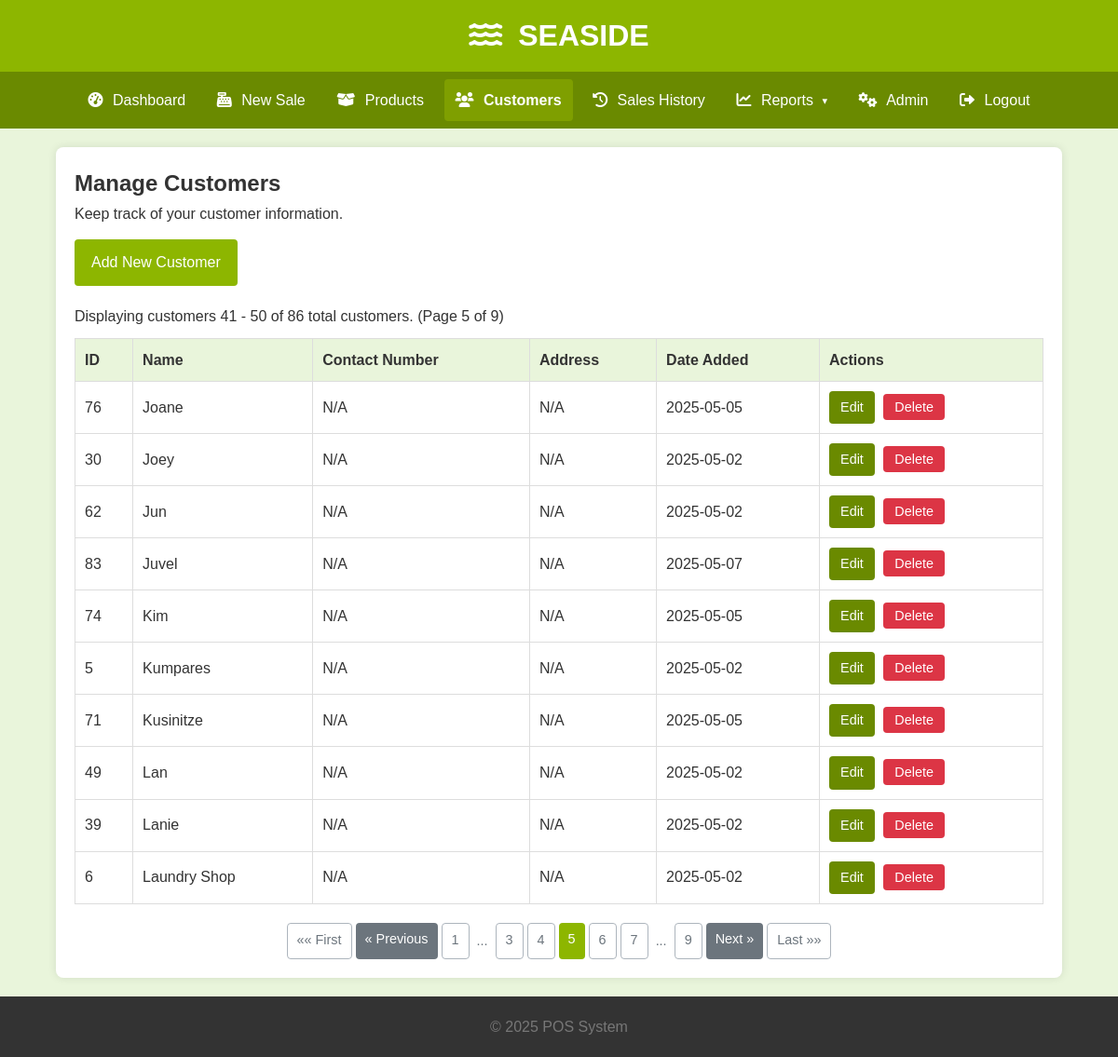
The app's page /customers/page/5 (signed in), older data.
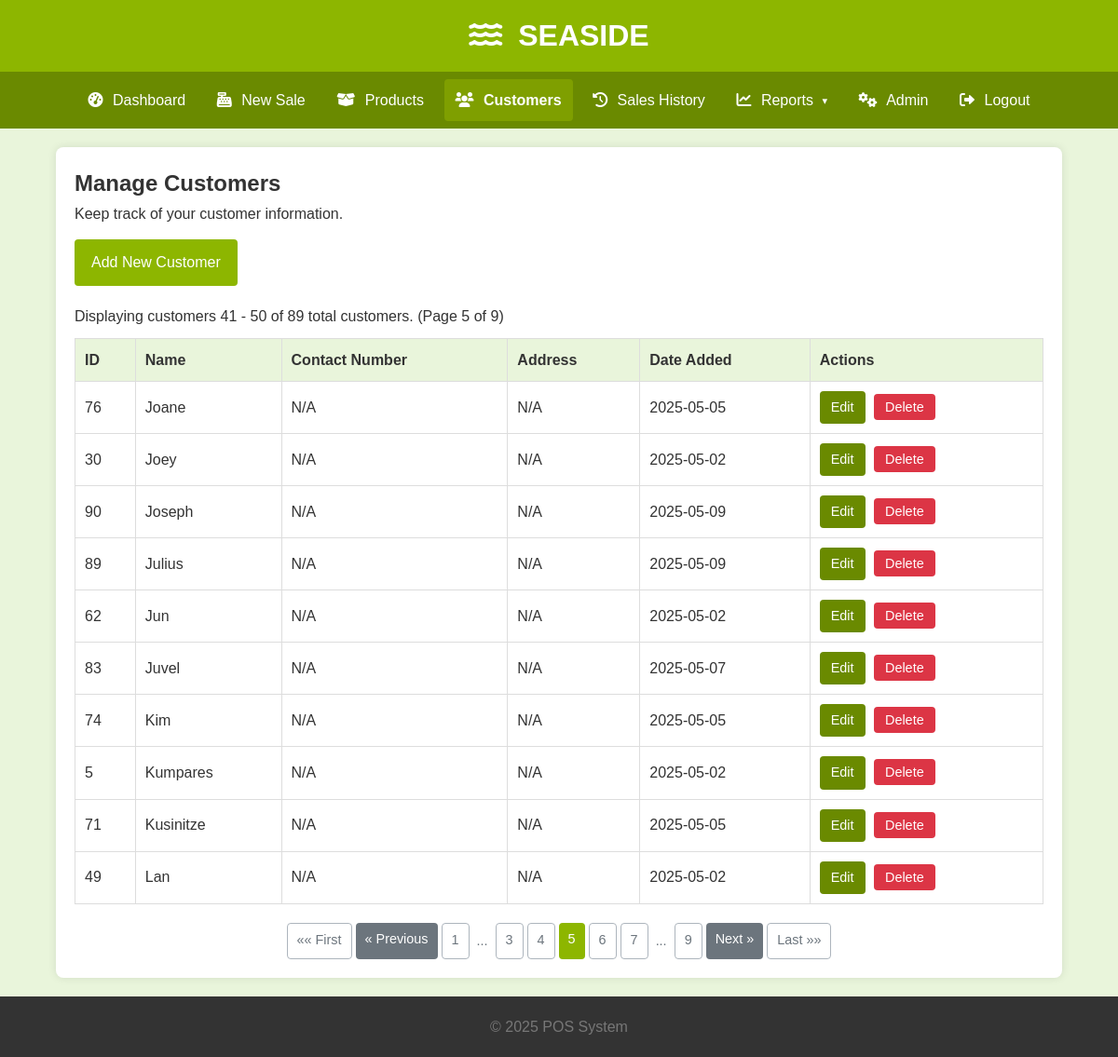
The same page, newer data.
### tables this page shows
CREATE TABLE Customers (
                CustomerID INTEGER PRIMARY KEY AUTOINCREMENT,
                CustomerName TEXT NOT NULL UNIQUE COLLATE NOCASE,
                ContactNumber TEXT,
                Address TEXT,
                DateAdded TEXT DEFAULT CURRENT_TIMESTAMP -- Added DateAdded column
            );

### app.py (the view)
@app.route('/customers')
@app.route('/customers/page/<int:page_num>')
@login_required
def list_customers(page_num=1):
    total_customers = db.count_total_customers_db()
    customers_on_page = db.get_customers_paginated_db(page=page_num, per_page=ITEMS_PER_PAGE)
    if not customers_on_page and page_num > 1 and total_customers > 0:
        flash(f"No customers found on page {page_num}. Showing last available page.", "info")
        last_page = math.ceil(total_customers / ITEMS_PER_PAGE)
        return redirect(url_for('list_customers', page_num=last_page if last_page > 0 else 1))
    total_pages = math.ceil(total_customers / ITEMS_PER_PAGE) if total_customers > 0 else 0
    return render_template('customers/list.html',
                           customers=customers_on_page, title="Manage Customers",
                           current_page=page_num, total_pages=total_pages,
                           total_items=total_customers, per_page=ITEMS_PER_PAGE)

### app.py (called while the page is built)
@app.context_processor
def utility_processor():
    return {'now': datetime.datetime.now,
            'min': min,
            'max': max,
            'logged_in': session.get('logged_in', False),
            'calendar': calendar
            }

def login_required(f):
    @wraps(f)
    def decorated_function(*args, **kwargs):
        if not session.get('logged_in'):
            flash("Please log in to access this page.", "warning")
            return redirect(url_for('login', next=request.url))
        return f(*args, **kwargs)
    return decorated_function

### db_operations.py (called while the page is built)
def get_db_connection():
    conn = None
    try:
        conn = sqlite3.connect(DATABASE_URL)
        conn.row_factory = sqlite3.Row  # Access columns by name
        conn.execute("PRAGMA foreign_keys = ON;")  # Ensure foreign key constraints are enforced
        logging.debug("Database connection established.")
    except sqlite3.Error as e:
        logging.error(f"Database connection error: {e}", exc_info=True)
        raise  # Re-raise the exception if connection fails
    return conn

def get_customers_paginated_db(page=1, per_page=10):
    sql = """
          SELECT CustomerID, CustomerName, ContactNumber, Address, DateAdded
          FROM Customers
          ORDER BY CustomerName COLLATE NOCASE LIMIT ? \
          OFFSET ? \
          """
    conn = None
    try:
        conn = get_db_connection()
        cursor = conn.cursor()
        offset = (page - 1) * per_page
        cursor.execute(sql, (per_page, offset))
        customers = cursor.fetchall()
        return customers
    except sqlite3.Error as e:
        logging.error(f"Database error in get_customers_paginated_db: {e}", exc_info=True)
        return []
    finally:
        if conn: conn.close()

def count_total_customers_db():
    sql = "SELECT COUNT(*) FROM Customers"
    conn = None
    try:
        conn = get_db_connection()
        cursor = conn.cursor()
        cursor.execute(sql)
        total_customers = cursor.fetchone()[0]
        return total_customers
    except sqlite3.Error as e:
        logging.error(f"Database error in count_total_customers_db: {e}", exc_info=True)
        return 0
    finally:
        if conn: conn.close()

### templates/customers/list.html (shortened to what this page needs)
{% extends "base.html" %}
{% block content %}
<h2>Manage Customers</h2>
<p style="margin-bottom: 15px;">Keep track of your customer information.</p>
<a href="{{ url_for('add_customer') }}" class="btn btn-primary" style="margin-bottom: 20px;">Add New Customer</a>
{% if customers %}
    <p style="margin-bottom: 10px;">
        Displaying customers {{ (current_page - 1) * per_page + 1 }} - {{ min(current_page * per_page, total_items) }} of {{ total_items }} total customers.
        (Page {{ current_page }} of {{ total_pages if total_pages > 0 else 1 }})
    </p>
    <table>
        <thead>
            <tr>
                <th>ID</th>
                <th>Name</th>
                <th>Contact Number</th>
                <th>Address</th>
                <th>Date Added</th>
                <th>Actions</th>
            </tr>
        </thead>
        <tbody>
            {% for customer in customers %}
            <tr>
                <td>{{ customer.CustomerID }}</td>
                <td>{{ customer.CustomerName }}</td>
                <td>{{ customer.ContactNumber if customer.ContactNumber else 'N/A' }}</td>
                <td>{{ customer.Address if customer.Address else 'N/A' }}</td>
                <td>{{ customer.DateAdded.split(' ')[0] if customer.DateAdded else 'N/A' }}</td> <td class="actions">
                    <a href="{{ url_for('edit_customer', customer_id=customer.CustomerID) }}" class="edit-btn">Edit</a>
                    <form action="{{ url_for('delete_customer', customer_id=customer.CustomerID) }}" method="POST" style="display:inline;" onsubmit="return confirm('Are you sure you want to delete this customer?');">
                        <button type="submit" class="delete-btn">Delete</button>
                    </form>
                </td>
            </tr>
            {% endfor %}
        </tbody>
    </table>
    {% if total_pages > 1 %}
    <div class="pagination" style="margin-top: 20px; text-align: center;">
        {% if current_page > 1 %}
            <a href="{{ url_for('list_customers', page_num=1) }}" class="btn btn-outline-secondary">&laquo;&laquo; First</a>
        {% else %}
             <span class="btn btn-outline-secondary disabled">&laquo;&laquo; First</span>
        {% endif %}
        {% if current_page > 1 %}
            <a href="{{ url_for('list_customers', page_num=current_page - 1) }}" class="btn btn-secondary">&laquo; Previous</a>
        {% else %}
            <span class="btn btn-secondary disabled">&laquo; Previous</span>
        {% endif %}
        {% set page_window = 2 %}
        {% set start_page = max(1, current_page - page_window) %}
        {% set end_page = min(total_pages, current_page + page_window) %}
        {% if start_page > 1 %}
            <a href="{{ url_for('list_customers', page_num=1) }}" class="btn btn-outline-secondary">1</a>
            {% if start_page > 2 %}
                <span class="btn btn-outline-secondary disabled" style="border:none; background:transparent; padding: 8px 4px;">...</span>
            {% endif %}
        {% endif %}
        {% for page in range(start_page, end_page + 1) %}
            {% if page == current_page %}
                <span class="btn btn-primary current-page">{{ page }}</span>
            {% else %}
                <a href="{{ url_for('list_customers', page_num=page) }}" class="btn btn-outline-secondary">{{ page }}</a>
            {% endif %}
        {% endfor %}
        {% if end_page < total_pages %}
            {% if end_page < total_pages - 1 %}
                 <span class="btn btn-outline-secondary disabled" style="border:none; background:transparent; padding: 8px 4px;">...</span>
            {% endif %}
            <a href="{{ url_for('list_customers', page_num=total_pages) }}" class="btn btn-outline-secondary">{{ total_pages }}</a>
        {% endif %}
        {% if current_page < total_pages %}
            <a href="{{ url_for('list_customers', page_num=current_page + 1) }}" class="btn btn-secondary">Next &raquo;</a>
        {% else %}
            <span class="btn btn-secondary disabled">Next &raquo;</span>
        {% endif %}
        {% if current_page < total_pages %}
            <a href="{{ url_for('list_customers', page_num=total_pages) }}" class="btn btn-outline-secondary">Last &raquo;&raquo;</a>
        {% else %}
            <span class="btn btn-outline-secondary disabled">Last &raquo;&raquo;</span>
        {% endif %}
    </div>
    {% endif %}
{% else %}
    <p>No customers found. <a href="{{ url_for('add_customer') }}">Add your first customer!</a></p>
{% endif %}
{% endblock %}

### templates/base.html (shortened to what this page needs)
<!DOCTYPE html>
<html lang="en">
<head>
    <link rel="stylesheet" href="{{ url_for('static', filename='css/style.css') }}">
    <link rel="stylesheet" href="https://cdnjs.cloudflare.com/ajax/libs/font-awesome/6.0.0-beta3/css/all.min.css">
</head>
<body>
    <div class="site-content">
        <header>
            <h1><i class="fas fa-water"></i> SEASIDE</h1>
        </header>
        <nav class="main-nav">
            <ul class="nav-links">
                {% if logged_in %}
                    <li><a href="{{ url_for('index') }}" class="{% if request.endpoint == 'index' %}active{% endif %}"><i class="fas fa-tachometer-alt"></i> Dashboard</a></li>
                    <li><a href="{{ url_for('pos_interface') }}" class="{% if request.endpoint == 'pos_interface' %}active{% endif %}"><i class="fas fa-cash-register"></i> New Sale</a></li>
                    <li><a href="{{ url_for('list_products') }}" class="{% if request.endpoint == 'list_products' %}active{% endif %}"><i class="fas fa-box-open"></i> Products</a></li>
                    <li><a href="{{ url_for('list_customers') }}" class="{% if request.endpoint == 'list_customers' %}active{% endif %}"><i class="fas fa-users"></i> Customers</a></li>
                    <li><a href="{{ url_for('list_sales') }}" class="{% if request.endpoint == 'list_sales' %}active{% endif %}"><i class="fas fa-history"></i> Sales History</a></li>
                    <li class="nav-item-dropdown {% if request.endpoint in ['weekly_reports_page', 'monthly_reports_page'] %}active-parent{% endif %}">
                        <a href="#" class="dropdown-toggle-link"><i class="fas fa-chart-line"></i> Reports <span class="dropdown-arrow">&#9662;</span></a>
                    </li>
                    <li><a href="{{ url_for('admin_index') }}" class="{% if request.endpoint == 'admin_index' %}active{% endif %}"><i class="fas fa-cogs"></i> Admin</a></li>
                    <li><a href="{{ url_for('logout') }}"><i class="fas fa-sign-out-alt"></i> Logout</a></li>
                {% endif %}
            </ul>
        </nav>
        <main class="container">
            <div class="content">
                {% block content %}{% endblock %}
            </div>
        </main>
    </div>
    <footer>
        <p style="text-align:center; color: #777;">&copy; {{ now().year }} POS System</p>
    </footer>
</body>
</html>

### static/css/style.css (style rules this page uses)
* { box-sizing: border-box; margin: 0; padding: 0; }
body { font-family: Arial, sans-serif; line-height: 1.6; background-color: #e9f5db; color: #333; display: flex; flex-direction: column; min-height: 100vh; }
.site-content { flex: 1; }
main.container { width: 95%; max-width: 1200px; margin: 20px auto; overflow: visible; padding: 20px; background-color: #fff; border-radius: 8px; box-shadow: 0 0 10px rgba(0,0,0,0.1); }
header { background: #8DB600; color: #ffffff; padding: 0.8rem 0; text-align: center; }
header h1 { margin: 0; font-size: 1.5rem; }
header h1 i { margin-right: 8px; }
nav.main-nav { background: #6A8A00; color: #fff; padding: 0.5rem 1rem; position: relative; margin-bottom: 10px; }
nav.main-nav ul.nav-links { padding: 0; list-style: none; text-align: center; display: flex; justify-content: center; align-items: center; }
nav.main-nav ul.nav-links > li { margin: 0 0.3rem; position: relative; }
nav.main-nav ul.nav-links > li > a { color: #ffffff; text-decoration: none; padding: 10px 12px; display: block; transition: background-color 0.2s ease; border-radius: 4px; }
nav.main-nav ul.nav-links > li > a i { margin-right: 6px; }
nav.main-nav ul.nav-links > li > a:hover, nav.main-nav ul.nav-links > li > a.active, nav.main-nav ul.nav-links > li.active-parent > a.dropdown-toggle-link { background: #7F9F00; }
.nav-item-dropdown > a.dropdown-toggle-link { cursor: pointer; }
.dropdown-toggle-link .dropdown-arrow { font-size: 0.7em; margin-left: 5px; display: inline-block; vertical-align: middle; transition: transform 0.3s ease; }
.table-responsive-wrapper > table { width: 100%; border-collapse: collapse; }
.table-responsive-wrapper > table th, .table-responsive-wrapper > table td { border: 1px solid #ddd; padding: 10px; text-align: left; white-space: nowrap; }
.table-responsive-wrapper > table th { background-color: #e9f5db; }
.table-responsive-wrapper .actions a, .table-responsive-wrapper .actions button { margin-right: 5px; margin-bottom: 5px; text-decoration: none; padding: 6px 12px; border-radius: 4px; cursor: pointer; border: none; display: inline-block; font-size: 0.9rem; color: #ffffff; }
.table-responsive-wrapper .actions .edit-btn { background-color: #6A8A00; }
.table-responsive-wrapper .actions .delete-btn { background-color: #dc3545; }
.btn { padding: 12px 18px; color: white; background-color: #8DB600; border: none; border-radius: 4px; cursor: pointer; text-decoration: none; display: inline-block; font-size: 1rem; transition: background-color 0.2s ease-in-out; }
.btn-primary { background-color: #8DB600; color: #fff; }
.btn-secondary { background-color: #6c757d; color: #fff; }
footer { text-align: center; padding: 20px; background: #333; color: #aaa; margin-top: auto; }
footer p { margin: 0; }
@media (min-width: 768px) { header h1 { font-size: 1.8rem; } }
@media (min-width: 768px) { .table-responsive-wrapper .actions button, .table-responsive-wrapper .actions a { margin-bottom: 0; } }
@media (min-width: 992px) { main.container { width: 90%; } }
@media (min-width: 992px) { header h1 { font-size: 2rem; } }
.pagination { display: flex; justify-content: center; padding-left: 0; list-style: none; border-radius: .25rem; margin-top: 20px; }
.pagination .btn { margin: 0 2px; padding: 6px 10px; font-size: 0.9em; }
.pagination .btn.current-page { background-color: #8DB600; color: white; border-color: #7F9F00; }
.pagination .btn.disabled { pointer-events: none; opacity: 0.5; }
.btn-outline-secondary { background-color: transparent; border: 1px solid #adb5bd; color: #6c757d; }
.pagination .btn-outline-secondary.disabled { border: none; background-color: transparent; color: #6c757d; opacity: 1; padding: 8px 4px; }
nav.main-nav ul.nav-links > li > a.active { background-color: #7F9F00; font-weight: bold; }

### templates/customers/list.html (style rules this page uses)
.pagination .btn { margin: 0 2px; padding: 6px 10px; font-size: 0.9em; }
.pagination .btn.current-page { background-color: #8DB600; color: white; border-color: #7F9F00; }
.pagination .btn.disabled { pointer-events: none; opacity: 0.5; }
.btn-outline-secondary { background-color: transparent; border: 1px solid #adb5bd; color: #6c757d; }
.pagination .btn-outline-secondary.disabled { border: none; background-color: transparent; color: #6c757d; opacity: 1; padding: 8px 4px; }

Row changes from the older to the newer data that the page shows:
no longer on this page (row unchanged): Customers: CustomerID "39", CustomerName "Lanie", ContactNumber "N/A", Address "N/A", DateAdded "2025-05-02"
no longer on this page (row unchanged): Customers: CustomerID "6", CustomerName "Laundry Shop", ContactNumber "N/A", Address "N/A", DateAdded "2025-05-02"
added Customers: CustomerID "90", CustomerName "Joseph", ContactNumber "N/A", Address "N/A", DateAdded "2025-05-09"
added Customers: CustomerID "89", CustomerName "Julius", ContactNumber "N/A", Address "N/A", DateAdded "2025-05-09"
Text that changed along with them:
{{ total_items }}: "86" → "89"
